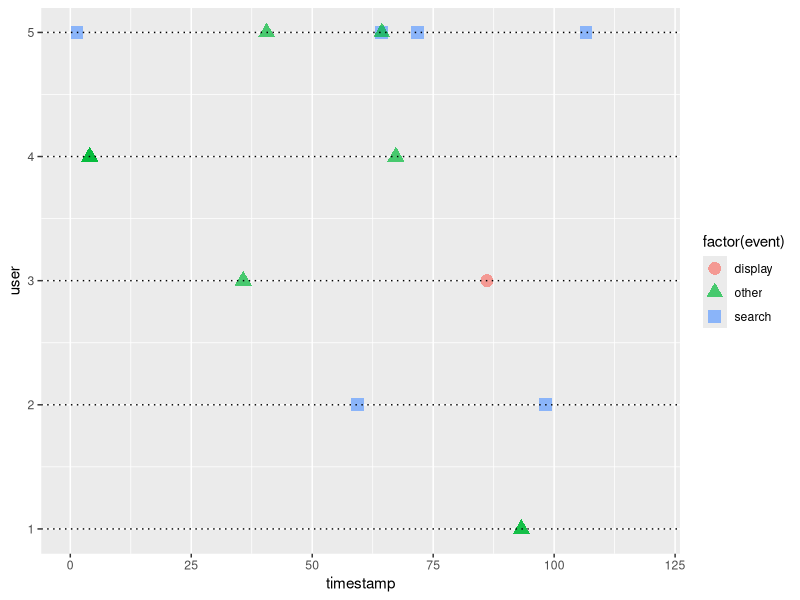
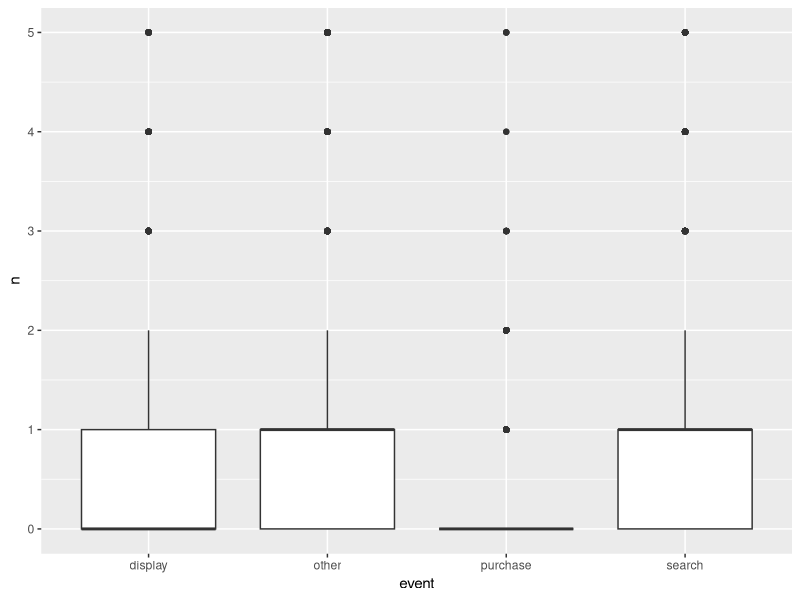
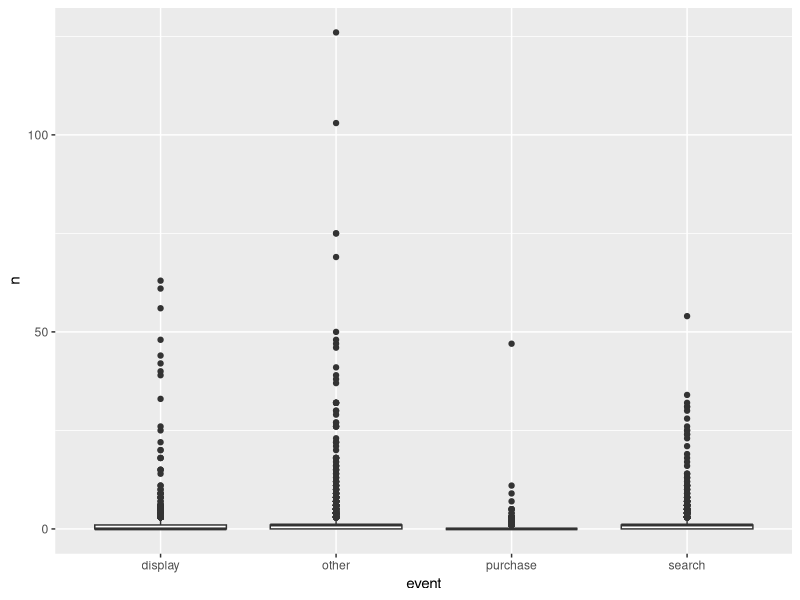

R code for these plots, in order:
## ---- chunk 1
want = c("MASS", "mvtnorm", "tidyverse", "xtable", "MCMCpack", "doParallel")
have = want %in% rownames(installed.packages())
if ( any(!have) ) { install.packages( want[!have] ) }

suppressMessages(library(MASS))
suppressMessages(library(tidyverse))
suppressMessages(library(xtable))
suppressMessages(library(MCMCpack))
suppressMessages(library(mvtnorm))
suppressMessages(library(doParallel))
options(xtable.comment = FALSE)
knitr::opts_chunk$set(cache = T)

## ---- chunk 2
set.seed(1899)
ad_types <- c("search", "display", "other", "purchase")
K <- length(ad_types)
alpha_mean <- matrix(c(2.817, 0.0860, 0.5381, 0.6167,
                      0.1614, 1.7818, 0.2055, 0.0845,
                      0.4647, 0.1270, 8.0526, 0.8384),
                     nrow = 3, ncol = 4, byrow = T)
row.names(alpha_mean) <- ad_types[1:3]
colnames(alpha_mean) <- ad_types

alpha_sd <- matrix(c(0.1765, 0.0214, 0.0562, 0.0633,
                      0.0496, 0.2314, 0.0572, 0.0347,
                      0.0654, 0.0367, 0.4117, 0.0867), 
                   nrow = 3, ncol = 4, byrow = T)
row.names(alpha_sd) <- ad_types[1:3]
colnames(alpha_sd) <- ad_types

beta_mean <- c(34.0188, 46.8854, 51.5114)
beta_sd <- c(1.7426, 4.9370, 2.3241)
names(beta_mean) <- ad_types[1:3]

theta_mu_mean <- c(-5.3926, -6.1027, -5.8063, -9.7704) 
theta_mu_sd <- c(0.0166, 0.0212, 0.0221, 0.0762) 
names(theta_mu_mean) <- ad_types
names(theta_mu_sd) <- ad_types

Sigma_mu_mean <- matrix(c(0.4584, -0.1197, -0.4942, 0.2256,
                     -0.1197, 0.5934, -0.3380, -0.4157,
                     -0.4942, -0.3380, 1.0014, 0.0762,
                     0.2256, -0.4157, 0.0762, 2.3914), nrow = 4, ncol = 4)

Sigma_mu_sd <- matrix(c(0.0246, -0.0212, 0.0257, 0.1228,
                     0.0212, 0.0335, 0.0304, 0.1665,
                     0.0257, 0.0304, 0.0365, 0.2440,
                     0.1228, 0.1665, 0.2440, 0.2575), nrow = 4, ncol = 4)

row.names(Sigma_mu_mean) <- ad_types
colnames(Sigma_mu_mean) <- ad_types
  
n <- 12000
#inv_df <- n - 1
inv_df <- 6
psi_mean <- c(-0.5664, -0.7556, -0.6235, 0.2787)
psi_sd <- c(0.1228, 0.2348, 0.1229, 0.2160)
names(psi_mean) <- ad_types
names(psi_sd) <- ad_types


first_click_prob <- c(1199, 418, 811) %>% prop.table()
## ---- chunk 3
knitr::kable(alpha_mean, caption = "alpha", escape = F)
## ---- chunk 4
knitr::kable(beta_mean, caption = "beta", escape = F)
## ---- chunk 5
knitr::kable(theta_mu_mean, caption = "theta", escape = F)
## ---- chunk 6
knitr::kable(Sigma_mu_mean, caption = "Sigma", escape = F)
## ---- chunk 7
knitr::kable(psi_mean, caption = "psi", escape = F)
## ---- chunk 8
# calculate gamma and inv wishart params from means and SDs
gammaShRaFromMeanSD <- function( mean , sd ) {
  if ( mean <=0 ) stop("mean must be > 0")
  if ( sd <=0 ) stop("sd must be > 0")
  shape = mean^2/sd^2
  rate = mean/sd^2
  return( list( shape=shape , rate=rate ) )
}

invParamsWishartFromMeanPAndDF <- function(Sigma_mu_mean, df, dim){
  scale_matrix <- Sigma_mu_mean*df - Sigma_mu_mean*dim - Sigma_mu_mean
  return(list(scale_matrix=scale_matrix, df=df, dim=dim))
}

draw_params <- function() {
  alpha <- matrix(nrow = nrow(alpha_mean), ncol = ncol(alpha_mean))
  for(j in c(1:nrow(alpha_mean))) {
    for(k in c(1:ncol(alpha_mean))) {
      gam <- gammaShRaFromMeanSD(mean = alpha_mean[j,k], sd = alpha_sd[j,k])
      alpha[j,k] <- rgamma(n=1, shape = gam$shape, rate = gam$rate)
    }
  }
  
  beta <- numeric()
  for(j in c(1:length(beta_mean))) {
      gam <- gammaShRaFromMeanSD(mean = beta_mean[j], sd = beta_sd[j])
      beta[j] <- rgamma(n=1, shape = gam$shape, rate = gam$rate)
  }
  
  # assumption that all psi_ks are independet we can sample with the diagonal of sds, 
  # in appendix they calculate psi with the Identity matrix which assumes independence!
  psi <- mvrnorm(mu = psi_mean, 
                 Sigma = psi_sd^2 * diag(nrow = length(psi_sd)))
  theta_mu <- mvrnorm(mu = theta_mu_mean, 
                     Sigma = theta_mu_sd^2 * diag(nrow = length(theta_mu_sd)))
  
  inv_wishart_params <- invParamsWishartFromMeanPAndDF(Sigma_mu_mean = Sigma_mu_mean, 
                                                 df = inv_df, dim = length(ad_types))
  Sigma_mu <- riwish(v = inv_wishart_params$df, S = inv_wishart_params$scale_matrix)
  mu <- exp(mvrnorm(mu = theta_mu, Sigma = Sigma_mu))
  list(alpha = alpha, beta = beta, psi = psi, 
       theta_mu = theta_mu, Sigma_mu = Sigma_mu, mu = mu)
}
## ---- chunk 9
T <- 120
## ---- chunk 10
simulate_user_clickstream <- function(alpha, beta, psi, theta_mu, Sigma_mu, mu) {
  t = 0; n = 0; n_K = 0; m = c(alpha[j_0,] + mu) %>% sum; j = integer(); t_j = numeric()
  
  hist_intensity_decay <- function(a, b, events, current_time, event_times) {
    result <- numeric(K)
    names(result) <- ad_types
    if(length(events) == 0) return(result)
    
    for(k in 1:K){
      for(idx in 1:length(events)){
        j_l <- events[idx]
        if(j_l != K) { # do not consider purchases (K) here
          result[k] <- result[k] + 
            alpha[j_l, k] * exp(-1 * beta[j_l] * (t - event_times[idx]))
        }
      }
    }
    return(result)
  }

  repeat {
    s <- rexp(n = 1, rate = m)
    t <- t + s
    if(!is.nan(t) && t < T){
      lambda <- mu * exp(psi*n_K) + alpha[j_0, ] * exp(-1 * beta[j_0] * t)
      lambda <- lambda + hist_intensity_decay(alpha, beta, j, t, t_j)
      U <- runif(n = 1)
      if(is.na(m) || is.na(U)  || NA %in% lambda || is.infinite(m) || Inf %in% lambda) {
        print(paste("Value is NA ", c(m, U, lambda)))
      } 
      if(U <= sum(lambda) / m){
        n <- n + 1
        t_j[n] <- t
        j[n] <- which(rmultinom(n = 1, size = 1, 
                                prob = lambda/sum(lambda))[,1] %in% c(1)) 
        if(j[n] == K) { # if purchase
          n_K <- n_K + 1
          m <- sum(lambda - mu * exp(psi * (n_K -1)) + mu * exp(psi * n_K))
        } else {
          m <- sum(lambda + alpha[j[n], ])
        }
      } else {
        m <- sum(lambda)
      }
    }
    # in some cases n_K becomes greater then a few thousand. 
    # hence, m tends so go to Inf as s becomes 0.
    # this breaks the code and so we break at a certain purchase count.
    if(n > 2 && n > 2 * t_j[n]) return(list())
    #if(t > T || n_K >= 10) return(list(timestamp = t_j, event = ad_types[j]))
    if(t > T) return(list(timestamp = t_j, event = ad_types[j]))
  }
}

## ---- chunk 11
j_0 <- sample(length(ad_types) - 1, size = 1, prob = first_click_prob)
params <- draw_params()
data <- do.call(simulate_user_clickstream, params)
## ---- chunk 12
xtable(data.frame(time = data$timestamp, event = data$event), caption = "Simulated click stream")
## ---- chunk 13
sim_cnt <- 5
## ---- chunk 14
sim_data <- function(count) {
  users <- data.frame()
  cnt <- 0
  while(cnt < count) {
    j_0 <- sample(length(ad_types) - 1, size = 1, prob = first_click_prob)
    params <- draw_params()
    data <- do.call(simulate_user_clickstream, params)
    if(!is_empty(data$event)) {
      cnt <- cnt + 1
      users <- users %>% 
        rbind(data_frame(user = rep.int(cnt, length(data$event)), 
                         event = data$event, 
                         timestamp=data$timestamp))
    }
  }
  users
}
## ---- chunk 15
users <- sim_data(sim_cnt)
ggplot(users, aes(x = timestamp, y = user, 
                  label = event, color = factor(event), 
                  shape = factor(event),
                  xmax = T)) +
  geom_point(size = 4, alpha = .7) +
  geom_hline(aes(yintercept = user), lty="dotted") + 
  xlim(0, T) + 
  ylim(1, sim_cnt)
## ---- chunk 16
data <- sim_data(n)
## ---- chunk 17
data %>% 
  filter(event != 'purchase') %>%
  group_by(event) %>% 
  summarise(n = n()) %>%
  mutate(ratio = n / sum(n)) %>% 
  knitr::kable(caption = "Ad click ratio")
## ---- chunk 18
data %>%
  mutate(event_short = recode(event, 'purchase' = 'P', 'other' = 'O', 
                              'search' = 'S', 'display' = 'D')) %>%
  group_by(user) %>%
  # concatenate all event abbr. into one string
  summarise(stream = paste(event_short, collapse = "")) %>% 
  # only include streams until first P
  mutate(stream = stream %>% gsub(x = ., "(P).*","\\1")) %>% 
  # only display click streams with more than 2 events ending with a purchase
  filter(stream %>% nchar() > 2, stream %>% endsWith('P')) %>% 
  group_by(stream) %>%
  # count distinct click patterns
  summarise(n = n()) %>%
  arrange(desc(n)) %>%
  head(n=20) %>%
  knitr::kable(caption = "Most frequent click combinations ending with a purchase")
## ---- chunk 19
data %>%
  mutate(event_short = recode(event, 'purchase' = 'P', 'other' = 'O', 
                              'search' = 'S', 'display' = 'D')) %>%
  group_by(user) %>%
  # concatenate all event abbr. into one string
  summarise(stream = paste(event_short, collapse = "")) %>% 
  mutate(ev_cnt = stream %>% nchar()) %>%
  # cut streams longer than 25 chars
  mutate(stream = ifelse(stream %>% nchar() > 25, 
                         stream %>% strtrim(25) %>% paste("...", sep = ""), stream)) %>%
  group_by(stream) %>%
  #summarise(n = nchar()) %>%
  arrange(desc(ev_cnt)) %>%
  head(n=20) %>%
  knitr::kable(caption = "Longest click streams")
## ---- chunk 20
all_comb <- expand.grid(user = data$user %>% unique, event = ad_types)
event_counts <- data %>%
  group_by(user, event) %>%
  summarise(n = n()) %>% 
  # join all combinations to get zero count for non-present events
  left_join(all_comb, ., by = c('user', 'event')) %>%
  mutate_if(is.integer, funs(replace(., is.na(.), 0)))
rm(all_comb)
event_counts %>%
  ggplot(aes(y = n, x = event)) +
  geom_boxplot() + 
  ylim(c(0, 5))
## ---- chunk 21
event_counts %>%
  ggplot(aes(y = n, x = event)) +
  geom_boxplot()
## ---- chunk 22
data_new <- data %>% group_by(user) %>% mutate(search=ave(event == "search", FUN=cumsum))

data_new <- data_new %>% group_by(user) %>% mutate(display=ave(event == "display", FUN=cumsum))

data_new <- data_new %>% group_by(user) %>% mutate(other=ave(event == "other", FUN=cumsum))

data_new <- data_new %>% group_by(user) %>% mutate(purchase=ave(event == "purchase", FUN=cumsum))

data_new <- data_new %>% ungroup %>% as.data.frame

total_counts <- data %>% group_by(user, event) %>% mutate(total_counts = n()) %>% select(user, event, total_counts) %>% distinct %>% ungroup

library(tidyr)
total_counts <- total_counts %>% spread(event, total_counts) # bring to wide format
total_counts[is.na(total_counts)] <- 0
# reorder columns
total_counts <- total_counts[, c(1,5,2,3,4)]
total_counts <- as.data.frame(total_counts)
data_new$event <- as.factor(data_new$event)
levels(data_new$event) <- c(2,3,4,1)
## ---- chunk 23
i <- 9 # user
k <- 2 # display
l <- 2 # zweiter Klick auf display
j <- 1 # search
m <- 2 # zweiter Klick auf search w?hrend schon 2 mal auf display geklickt wurde
## ---- chunk 24
likelihood <- function(i, params){
  llAplha <- params$alpha
  llBeta <- params$beta
  llPsi <- params$psi
  llMu <- params$mu
  prod_k <- numeric(1) # wird sp?ter mit ergebnis aus k-loop multipliziert
  for (k in 1:length(ad_types)){
    prod_l <- numeric(1) # wird sp?ter mit ergebnis aus l-loop multipliziert
    for (l in 1:(total_counts[i , k])){ 
    first_line <- llMu[i,k] * # i und k ggf. tauschen, je nach sampling output
      exp(llPsi[k] * data_new$purchase[data_new[i,(k+3)] == l]) # erste Zeile
    sum_j <- numeric(0)
    for (j in 1:(length(ad_types) -1)){ # zweite Zeile erste summe
        sum_index <- data_new %>% filter(user == i & event == k) %>% 
          filter(row_number() ==l) %>% select(j+3) %>% as.numeric()
        sum_m <- numeric(0)
        for (m in 1:sum_index){ # zweite Zeile zweite Summe
          t_l <- data_new %>% filter(user ==i & event==k) %>% 
            filter(row_number() == l) %>% select(timestamp)
          t_m <- data_new %>% filter(user ==i & event==j) %>% 
            filter(row_number() == m) %>% select(timestamp)
          tmp_m <- llAplha[j,k] * exp(-llBeta[j] * (t_l - t_m)) # zweite Zeile
          sum_m <- tmp_m + sum_m
          } # m Ende
        sum_j <- sum_j + sum_m # Summe j
        } # j Ende
    first_two_lines <- first_line + sum_j # erste und zweite Zeile
    prod_l <- prod_l * first_two_lines # Produkt ?ber l
      } # l Ende; loop over total counts
    sum_m <- numeric(0)
      for (m in 0:total_counts[i,5]){ # 0 bis Anzahl K?ufe in 120 Tagen
        t_m1 <- data_new %>% filter(user ==i & event == 4) %>% filter(row_number() == m+1) 
        t_m <- data_new %>% filter(user ==i & event == 4) %>% filter(row_number() == m) 
        tmp_m <- exp(llPsi[k]*m)*(t_m1 - t_m)
        sum_m <- sum_m + tmp_m # Summe m
      } # m Ende
    exponent_teil1 <- sum_m * llMu[i,k]
    exponent_teil2 <- numeric(0)
    for (j in 1:(length(ad_types) -1)){ # letzte Zeile erste Summe
      sum_m <- numeric(0)
      for (m in 1:total_counts[i,j+1]){ # letzte Zeile zweite Summe
        t_m <- data_new %>% filter(event == j) %>% filter(row_number() == m) %>% select(timestamp) %>% as.numeric()
        tmp_m <- (llAplha[j,k]/llBeta[j]) * (1-exp(-llBeta[j] * (120 - t_m)))
        sum_m <- sum_m + tmp_m # Summe m
      } # m Ende
      exponent_teil2 <- exponent_teil2 + sum_m
    } # j Ende
    exponent <- exponent_teil1 - exponent_teil2
      third_fourth_line <- exp(exponent) 
    prod_k <- (prod_l * third_fourth_line) * prod_k # Prdoukt aus Zeil 1+2 und Zeile 3-4  
  }  # loop over all ad types
} # Funktion Ende
